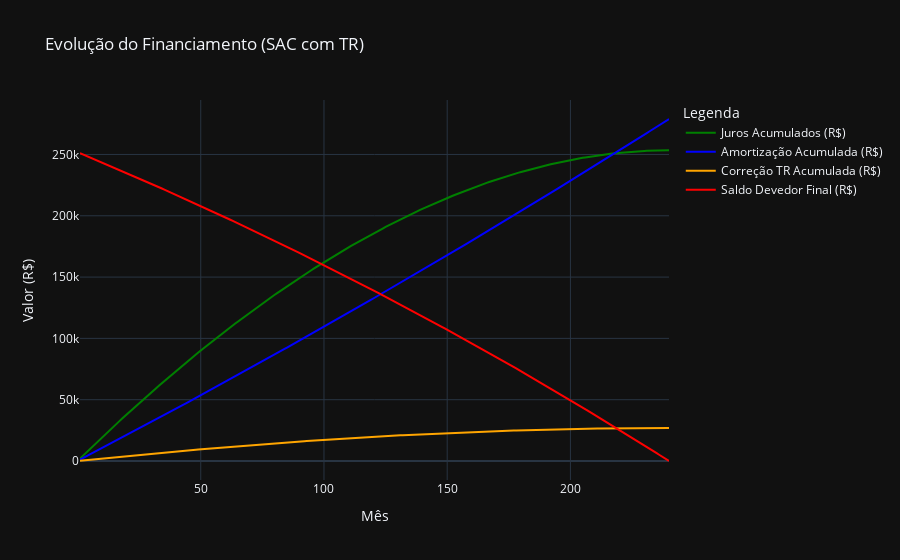

Notebook source saved alongside this figure:
### Markdown cell above
### 2)
- FINANCIAMENTO DE IMÓVEL VIA TABELA SAC COM A ENTRADA MÍNIMA EXIGIDA PELA INSTITUIÇÃO.
- ANALISAR O TOTAL DE JUROS PAGOS
- ANALISAR O PROPORCIONAL DE QUANTAS VEZES SE PAGA SOBRE O VALOR A VISTA
- COMPROVAR A FONTE DOS DADOS NO RELATÓRIO

##### Premissas:
- Apartamento de 60 metros quadrados, centro do rio
- Banco  de financiamento: Santander
- Juros: 9,10% anual
- CET: 9,77% anual
- TR: 1% anual
- Entrada: 20%
- Periodo: 240 meses

Fonte casa: https://www.quintoandar.com.br/imovel/893665808/comprar/apartamento-2-quartos-centro-rio-de-janeiro?from_route=%22search_results%22&house_tags=buyRented&house_tags=visualized&search_id=%22d4746a94-fb59-4f3f-b1e3-a10bc0e9e74a%22&search_rank=%7B%22sortMode%22%3A%22relevance%22%2C%22searchMode%22%3A%22list%22%2C%22resultsOrigin%22%3A%22search%22%2C%22personalization%22%3Atrue%7D

Fonte financiamento: https://www.financiamento.com.br/simulador/index.php#

### Code cell
simulador_casa(cet_anual=0.0977, t=240, valor_total_bem=315000, entrada_percentual=0.2,taxa_tr_anual=0.01)

### Figure 1 — Plotly figure (JSON) as saved in the notebook; plotly's stock layout.template omitted (floating-point values rounded to 4 significant figures; data arrays with more than 128 entries replaced by an {"elided": "..."} marker saying what was removed)
{"data": [{"hovertemplate": "Legenda=Juros Acumulados (R$)<br>Mês=%{x}<br>Valor (R$)=%{y}<extra></extra>", "legendgroup": "Juros Acumulados (R$)", "line": {"color": "green", "dash": "solid"}, "marker": {"symbol": "circle"}, "mode": "lines", "name": "Juros Acumulados (R$)", "orientation": "v", "showlegend": true, "type": "scatter", "x": {"elided": "240 int values"}, "xaxis": "x", "y": {"elided": "240 float values"}, "yaxis": "y"}, {"hovertemplate": "Legenda=Amortização Acumulada (R$)<br>Mês=%{x}<br>Valor (R$)=%{y}<extra></extra>", "legendgroup": "Amortização Acumulada (R$)", "line": {"color": "blue", "dash": "solid"}, "marker": {"symbol": "circle"}, "mode": "lines", "name": "Amortização Acumulada (R$)", "orientation": "v", "showlegend": true, "type": "scatter", "x": {"elided": "240 int values"}, "xaxis": "x", "y": {"elided": "240 float values"}, "yaxis": "y"}, {"hovertemplate": "Legenda=Correção TR Acumulada (R$)<br>Mês=%{x}<br>Valor (R$)=%{y}<extra></extra>", "legendgroup": "Correção TR Acumulada (R$)", "line": {"color": "orange", "dash": "solid"}, "marker": {"symbol": "circle"}, "mode": "lines", "name": "Correção TR Acumulada (R$)", "orientation": "v", "showlegend": true, "type": "scatter", "x": {"elided": "240 int values"}, "xaxis": "x", "y": {"elided": "240 float values"}, "yaxis": "y"}, {"hovertemplate": "Legenda=Saldo Devedor Final (R$)<br>Mês=%{x}<br>Valor (R$)=%{y}<extra></extra>", "legendgroup": "Saldo Devedor Final (R$)", "line": {"color": "red", "dash": "solid"}, "marker": {"symbol": "circle"}, "mode": "lines", "name": "Saldo Devedor Final (R$)", "orientation": "v", "showlegend": true, "type": "scatter", "x": {"elided": "240 int values"}, "xaxis": "x", "y": {"elided": "240 float values"}, "yaxis": "y"}], "layout": {"legend": {"title": {"text": "Legenda"}, "tracegroupgap": 0}, "title": {"text": "Evolução do Financiamento (SAC com TR)"}, "xaxis": {"anchor": "y", "domain": [0, 1], "title": {"text": "Mês"}}, "yaxis": {"anchor": "x", "domain": [0, 1], "title": {"text": "Valor (R$)"}}}}
